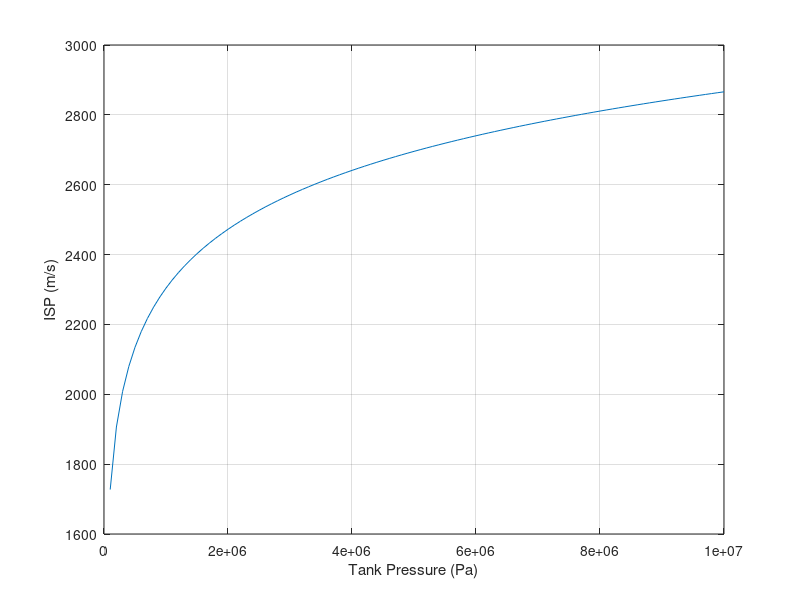

The MATLAB script that drew this image:
%% Pressure Test Script
close all 
clear all

Gamma = 1.1298;
Gamma_inf = 1.121;
C = 1.6;
sigma = (0.35*Gamma_inf) - 0.32;
M_inf = 3.719;
V_inf = 784.3;
rho_inf = 0.008596;

P_inj = 4.36e3;
V = 0.1196;
MON30Mass = 165.2;
molarMass = 2082.677;
n = MON30Mass/molarMass;
R = 146.1;
T = 1752.7;
rho_t = MON30Mass/V;




P_t = [1e5:1e5:100e5];
rho_inj = rho_t * ((P_inj./P_t).^(1/Gamma));
T_t = P_t .* V ./ (n*R);

M_inj = sqrt((((P_t./P_inj).^((Gamma-1)/Gamma)) - 1)/((Gamma-1)/2));
a = sqrt(Gamma*R*T);
Vel = M_inj*a;



ISP_i = C * sigma * M_inf * V_inf.*( 1 + (1/((Gamma_inf - 1) * (M_inf^2)))*(rho_inf./rho_inj))/9.81;
ISP_m = Vel./9.81;
ISP_s = 9.81*(ISP_i + ISP_m);


plot(P_t,ISP_s)
grid on
xlabel('Tank Pressure (Pa)')
ylabel('ISP (m/s)')
